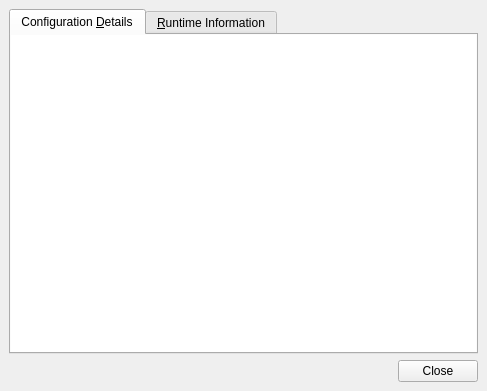
<ui version="4.0" >
 <comment>
 VBox frontends: Qt4 GUI ("VirtualBox"):

 Copyright (C) 2008-2012 Oracle Corporation

 This file is part of VirtualBox Open Source Edition (OSE), as
 available from http://www.virtualbox.org. This file is free software;
 you can redistribute it and/or modify it under the terms of the GNU
 General Public License (GPL) as published by the Free Software
 Foundation, in version 2 as it comes in the "COPYING" file of the
 VirtualBox OSE distribution. VirtualBox OSE is distributed in the
 hope that it will be useful, but WITHOUT ANY WARRANTY of any kind.
 </comment>
 <class>UIVMInfoDialog</class>
 <widget class="QMainWindow" name="UIVMInfoDialog" >
  <property name="geometry" >
   <rect>
    <x>0</x>
    <y>0</y>
    <width>487</width>
    <height>391</height>
   </rect>
  </property>
  <property name="windowTitle" >
   <string>UIVMInfoDialog</string>
  </property>
  <widget class="QWidget" name="centralwidget" >
   <layout class="QVBoxLayout" >
    <item>
     <widget class="QITabWidget" name="mInfoStack" >
      <property name="currentIndex" >
       <number>0</number>
      </property>
      <widget class="QWidget" name="mPage1" >
       <attribute name="title" >
        <string>Configuration &amp;Details</string>
       </attribute>
       <layout class="QVBoxLayout" >
        <property name="leftMargin" >
         <number>0</number>
        </property>
        <property name="topMargin" >
         <number>0</number>
        </property>
        <property name="rightMargin" >
         <number>0</number>
        </property>
        <property name="bottomMargin" >
         <number>0</number>
        </property>
        <item>
         <widget class="QRichTextEdit" name="mDetailsText" >
          <property name="frameShape" >
           <enum>QFrame::NoFrame</enum>
          </property>
          <property name="frameShadow" >
           <enum>QFrame::Plain</enum>
          </property>
          <property name="readOnly" >
           <bool>true</bool>
          </property>
         </widget>
        </item>
       </layout>
      </widget>
      <widget class="QWidget" name="mPage2" >
       <attribute name="title" >
        <string>&amp;Runtime Information</string>
       </attribute>
       <layout class="QVBoxLayout" >
        <property name="leftMargin" >
         <number>0</number>
        </property>
        <property name="topMargin" >
         <number>0</number>
        </property>
        <property name="rightMargin" >
         <number>0</number>
        </property>
        <property name="bottomMargin" >
         <number>0</number>
        </property>
        <item>
         <widget class="QRichTextEdit" name="mStatisticText" >
          <property name="frameShape" >
           <enum>QFrame::NoFrame</enum>
          </property>
          <property name="frameShadow" >
           <enum>QFrame::Plain</enum>
          </property>
          <property name="readOnly" >
           <bool>true</bool>
          </property>
         </widget>
        </item>
       </layout>
      </widget>
     </widget>
    </item>
    <item>
     <widget class="QIDialogButtonBox" name="mButtonBox" >
      <property name="standardButtons" >
       <set>QDialogButtonBox::Close</set>
      </property>
     </widget>
    </item>
   </layout>
  </widget>
 </widget>
 <customwidgets>
  <customwidget>
   <class>QIDialogButtonBox</class>
   <extends>QDialogButtonBox</extends>
   <header>QIDialogButtonBox.h</header>
  </customwidget>
  <customwidget>
   <class>QRichTextEdit</class>
   <extends>QTextEdit</extends>
   <header>VBoxUtils.h</header>
  </customwidget>
  <customwidget>
   <class>QITabWidget</class>
   <extends>QTabWidget</extends>
   <header>QITabWidget.h</header>
  </customwidget>
 </customwidgets>
 <resources>
  <include location="../VirtualBox1.qrc" />
 </resources>
 <connections>
  <connection>
   <sender>mButtonBox</sender>
   <signal>rejected()</signal>
   <receiver>UIVMInfoDialog</receiver>
   <slot>close()</slot>
   <hints>
    <hint type="sourcelabel" >
     <x>246</x>
     <y>348</y>
    </hint>
    <hint type="destinationlabel" >
     <x>246</x>
     <y>195</y>
    </hint>
   </hints>
  </connection>
 </connections>
</ui>
